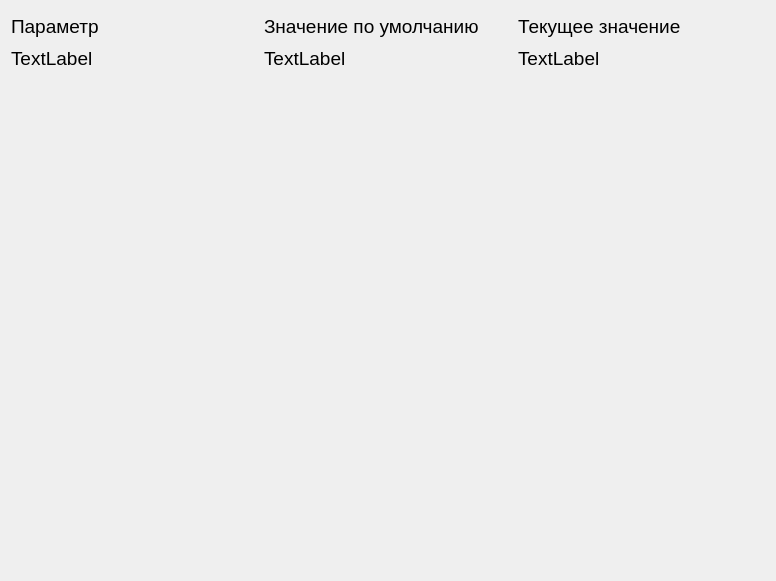
<?xml version="1.0" encoding="UTF-8"?>
<ui version="4.0">
 <class>SettingsForm</class>
 <widget class="QWidget" name="SettingsForm">
  <property name="geometry">
   <rect>
    <x>0</x>
    <y>0</y>
    <width>776</width>
    <height>581</height>
   </rect>
  </property>
  <property name="windowTitle">
   <string>Form</string>
  </property>
  <layout class="QVBoxLayout" name="verticalLayout">
   <item>
    <layout class="QGridLayout" name="gridLayout">
     <item row="1" column="0">
      <widget class="QLabel" name="labelParam">
       <property name="font">
        <font>
         <pointsize>14</pointsize>
        </font>
       </property>
       <property name="text">
        <string>TextLabel</string>
       </property>
       <property name="alignment">
        <set>Qt::AlignmentFlag::AlignLeading|Qt::AlignmentFlag::AlignLeft|Qt::AlignmentFlag::AlignTop</set>
       </property>
      </widget>
     </item>
     <item row="1" column="1">
      <widget class="QLabel" name="labelDefValue">
       <property name="font">
        <font>
         <pointsize>14</pointsize>
        </font>
       </property>
       <property name="text">
        <string>TextLabel</string>
       </property>
       <property name="alignment">
        <set>Qt::AlignmentFlag::AlignLeading|Qt::AlignmentFlag::AlignLeft|Qt::AlignmentFlag::AlignTop</set>
       </property>
      </widget>
     </item>
     <item row="1" column="2">
      <widget class="QLabel" name="labelCurValue">
       <property name="font">
        <font>
         <pointsize>14</pointsize>
        </font>
       </property>
       <property name="text">
        <string>TextLabel</string>
       </property>
       <property name="alignment">
        <set>Qt::AlignmentFlag::AlignLeading|Qt::AlignmentFlag::AlignLeft|Qt::AlignmentFlag::AlignTop</set>
       </property>
      </widget>
     </item>
     <item row="0" column="0">
      <widget class="QLabel" name="label_4">
       <property name="maximumSize">
        <size>
         <width>16777215</width>
         <height>30</height>
        </size>
       </property>
       <property name="font">
        <font>
         <pointsize>14</pointsize>
        </font>
       </property>
       <property name="text">
        <string>Параметр</string>
       </property>
      </widget>
     </item>
     <item row="0" column="1">
      <widget class="QLabel" name="label_5">
       <property name="maximumSize">
        <size>
         <width>16777215</width>
         <height>30</height>
        </size>
       </property>
       <property name="font">
        <font>
         <pointsize>14</pointsize>
        </font>
       </property>
       <property name="text">
        <string>Значение по умолчанию</string>
       </property>
      </widget>
     </item>
     <item row="0" column="2">
      <widget class="QLabel" name="label_6">
       <property name="maximumSize">
        <size>
         <width>16777215</width>
         <height>30</height>
        </size>
       </property>
       <property name="font">
        <font>
         <pointsize>14</pointsize>
        </font>
       </property>
       <property name="text">
        <string>Текущее значение</string>
       </property>
      </widget>
     </item>
    </layout>
   </item>
  </layout>
 </widget>
 <resources/>
 <connections/>
</ui>
